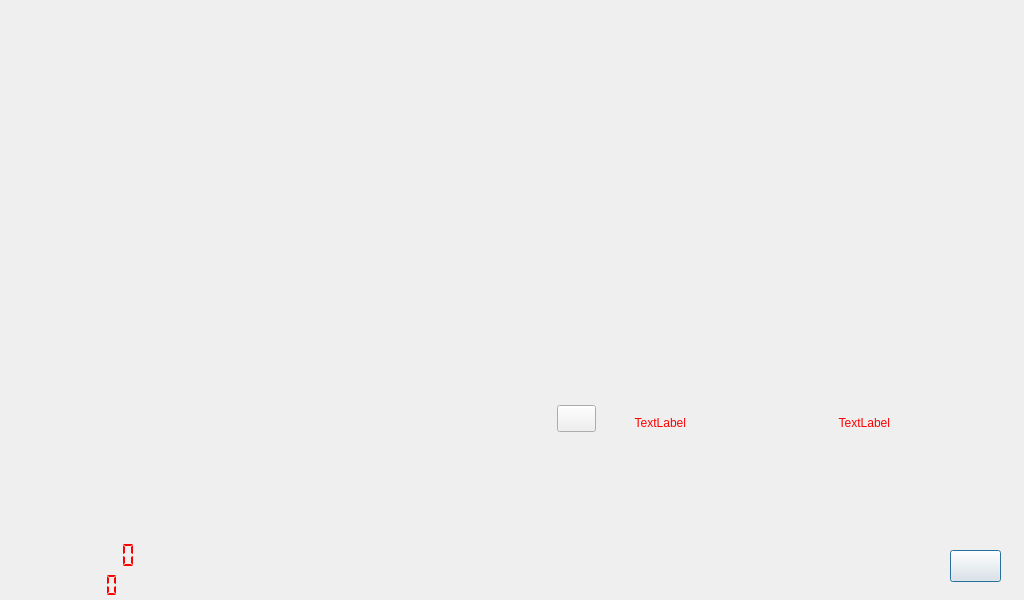
<?xml version="1.0" encoding="UTF-8"?>
<ui version="4.0">
 <class>FindLook</class>
 <widget class="QDialog" name="FindLook">
  <property name="geometry">
   <rect>
    <x>0</x>
    <y>0</y>
    <width>1024</width>
    <height>600</height>
   </rect>
  </property>
  <property name="windowTitle">
   <string>Dialog</string>
  </property>
  <widget class="QPushButton" name="pushButton">
   <property name="geometry">
    <rect>
     <x>950</x>
     <y>550</y>
     <width>51</width>
     <height>32</height>
    </rect>
   </property>
   <property name="styleSheet">
    <string notr="true">border-image: url(:/new/prefix1/imagejy/back.png);</string>
   </property>
   <property name="text">
    <string/>
   </property>
  </widget>
  <widget class="QLCDNumber" name="lcdNumber">
   <property name="geometry">
    <rect>
     <x>20</x>
     <y>570</y>
     <width>101</width>
     <height>31</height>
    </rect>
   </property>
   <property name="styleSheet">
    <string notr="true">color: rgb(255, 0, 0);</string>
   </property>
   <property name="frameShape">
    <enum>QFrame::NoFrame</enum>
   </property>
   <property name="digitCount">
    <number>8</number>
   </property>
   <property name="segmentStyle">
    <enum>QLCDNumber::Flat</enum>
   </property>
  </widget>
  <widget class="QLCDNumber" name="lcdNumber_2">
   <property name="geometry">
    <rect>
     <x>0</x>
     <y>540</y>
     <width>141</width>
     <height>31</height>
    </rect>
   </property>
   <property name="autoFillBackground">
    <bool>false</bool>
   </property>
   <property name="styleSheet">
    <string notr="true">color: rgb(255, 0, 0);</string>
   </property>
   <property name="frameShape">
    <enum>QFrame::NoFrame</enum>
   </property>
   <property name="smallDecimalPoint">
    <bool>false</bool>
   </property>
   <property name="numDigits">
    <number>10</number>
   </property>
   <property name="segmentStyle">
    <enum>QLCDNumber::Flat</enum>
   </property>
  </widget>
  <widget class="QPushButton" name="pushButton_2">
   <property name="geometry">
    <rect>
     <x>557</x>
     <y>405</y>
     <width>39</width>
     <height>27</height>
    </rect>
   </property>
   <property name="styleSheet">
    <string notr="true">color: rgb(255, 0, 0);
border-image: url(:/new/prefix1/imagejy/licheng.png);</string>
   </property>
   <property name="text">
    <string/>
   </property>
  </widget>
  <widget class="QLabel" name="label">
   <property name="geometry">
    <rect>
     <x>603</x>
     <y>408</y>
     <width>83</width>
     <height>30</height>
    </rect>
   </property>
   <property name="styleSheet">
    <string notr="true">color: rgb(255, 0, 0);
font: 75 italic 18pt &quot;Ubuntu&quot;;</string>
   </property>
   <property name="text">
    <string>TextLabel</string>
   </property>
   <property name="alignment">
    <set>Qt::AlignRight|Qt::AlignTrailing|Qt::AlignVCenter</set>
   </property>
  </widget>
  <widget class="QLabel" name="label_2">
   <property name="geometry">
    <rect>
     <x>807</x>
     <y>408</y>
     <width>83</width>
     <height>30</height>
    </rect>
   </property>
   <property name="styleSheet">
    <string notr="true">color: rgb(255, 0, 0);
font: 75 italic 18pt &quot;Ubuntu&quot;;</string>
   </property>
   <property name="text">
    <string>TextLabel</string>
   </property>
   <property name="alignment">
    <set>Qt::AlignRight|Qt::AlignTrailing|Qt::AlignVCenter</set>
   </property>
  </widget>
 </widget>
 <resources/>
 <connections/>
</ui>
